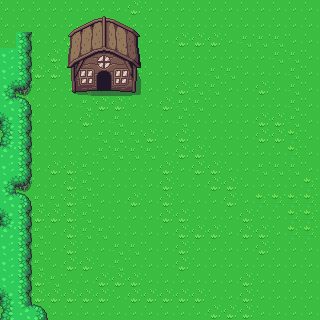

This is a level from a 2D game, rendered from its Tiled map with the project's own tilesets. A one-line summary and the complete map file follow:
An orthogonal 20x20 tile map with 16x16 px tiles, 3 tile layers (Fondo, Arbustos, Casa).

<map version="1.0" tiledversion="1.1.5" orientation="orthogonal" renderorder="right-down" width="20" height="20" tilewidth="16" tileheight="16" infinite="0" nextobjectid="1">
 <tileset firstgid="1" source="tileset-mapa.tsx" />
 <layer name="Fondo" width="20" height="20">
  <data encoding="csv">
406,406,406,406,406,406,406,406,366,406,406,406,406,406,406,406,406,406,406,406,
406,406,406,406,406,406,366,406,406,406,406,406,406,406,406,406,406,406,406,406,
406,406,406,406,366,366,366,406,406,406,406,366,366,366,406,1,1,1,406,406,
406,406,406,366,406,406,406,406,406,406,406,406,406,406,406,406,406,1,1,406,
406,366,366,366,406,406,406,406,366,406,406,406,406,1,1,406,406,406,1,406,
406,366,406,406,406,1,406,406,406,406,406,366,1,1,406,406,366,406,1,406,
406,366,406,406,406,1,366,366,406,406,366,1,1,406,406,406,406,406,1,406,
406,406,406,406,406,366,406,1,406,406,406,1,406,406,406,406,366,366,1,406,
406,366,406,406,406,406,1,1,1,366,406,366,406,406,406,406,366,366,368,406,
406,366,406,406,406,406,1,1,1,1,406,366,366,406,406,406,406,406,368,406,
406,366,406,366,366,1,406,406,406,406,366,406,366,366,406,406,1,1,1,406,
406,406,406,406,366,1,406,406,406,406,366,406,406,366,366,406,406,406,406,368,
406,406,1,1,366,1,406,406,366,406,366,406,406,406,366,406,368,368,368,368,
406,366,366,366,366,1,406,406,406,406,366,366,406,406,406,366,406,406,368,368,
406,366,1,406,366,1,1,406,406,406,406,366,366,366,406,366,366,406,368,368,
406,366,1,406,366,406,406,1,1,406,406,366,406,406,406,406,366,406,406,406,
406,366,1,406,366,366,406,1,406,406,406,366,406,406,406,406,406,406,406,406,
406,406,366,1,406,406,366,366,366,406,406,406,406,406,406,366,406,406,406,406,
406,406,366,366,366,366,366,406,366,366,366,366,366,406,406,366,406,406,406,406,
406,406,406,406,406,406,406,406,406,406,406,406,406,366,366,366,406,406,406,406
</data>
 </layer>
 <layer name="Arbustos" width="20" height="20">
  <data encoding="csv">
0,0,0,0,0,0,0,0,0,0,0,0,0,0,0,0,0,0,0,0,
0,0,0,0,0,0,0,0,0,0,0,0,0,0,0,0,0,0,0,0,
0,728,0,0,0,0,0,0,0,0,0,0,0,0,0,0,0,0,0,0,
643,728,0,0,0,0,0,0,0,0,0,0,0,0,0,0,0,0,0,0,
643,728,0,0,0,0,0,0,0,0,0,0,0,0,0,0,0,0,0,0,
765,687,0,0,0,0,0,0,0,0,0,0,0,0,0,0,0,0,0,0,
645,647,0,0,0,0,0,0,0,0,0,0,0,0,0,0,0,0,0,0,
764,728,0,0,0,0,0,0,0,0,0,0,0,0,0,0,0,0,0,0,
727,728,0,0,0,0,0,0,0,0,0,0,0,0,0,0,0,0,0,0,
644,728,0,0,0,0,0,0,0,0,0,0,0,0,0,0,0,0,0,0,
643,728,0,0,0,0,0,0,0,0,0,0,0,0,0,0,0,0,0,0,
765,687,0,0,0,0,0,0,0,0,0,0,0,0,0,0,0,0,0,0,
645,647,0,0,0,0,0,0,0,0,0,0,0,0,0,0,0,0,0,0,
764,728,0,0,0,0,0,0,0,0,0,0,0,0,0,0,0,0,0,0,
644,728,0,0,0,0,0,0,0,0,0,0,0,0,0,0,0,0,0,0,
643,728,0,0,0,0,0,0,0,0,0,0,0,0,0,0,0,0,0,0,
643,728,0,0,0,0,0,0,0,0,0,0,0,0,0,0,0,0,0,0,
643,728,0,0,0,0,0,0,0,0,0,0,0,0,0,0,0,0,0,0,
764,728,0,0,0,0,0,0,0,0,0,0,0,0,0,0,0,0,0,0,
727,645,647,0,0,0,0,0,0,0,0,0,0,0,0,0,0,0,0,0
</data>
 </layer>
 <layer name="Casa" width="20" height="20">
  <data encoding="csv">
0,0,0,0,0,0,0,0,0,0,0,0,0,0,0,0,0,0,0,0,
0,0,0,0,7,8,9,10,11,0,0,0,0,0,0,0,0,0,0,0,
0,0,0,0,47,48,49,50,51,0,0,0,0,0,0,0,0,0,0,0,
0,0,0,0,87,88,89,90,91,0,0,0,0,0,0,0,0,0,0,0,
0,0,0,0,127,128,129,130,131,0,0,0,0,0,0,0,0,0,0,0,
0,0,0,0,167,168,169,170,171,0,0,0,0,0,0,0,0,0,0,0,
0,0,0,0,0,0,0,0,0,0,0,0,0,0,0,0,0,0,0,0,
0,0,0,0,0,0,0,0,0,0,0,0,0,0,0,0,0,0,0,0,
0,0,0,0,0,0,0,0,0,0,0,0,0,0,0,0,0,0,0,0,
0,0,0,0,0,0,0,0,0,0,0,0,0,0,0,0,0,0,0,0,
0,0,0,0,0,0,0,0,0,0,0,0,0,0,0,0,0,0,0,0,
0,0,0,0,0,0,0,0,0,0,0,0,0,0,0,0,0,0,0,0,
0,0,0,0,0,0,0,0,0,0,0,0,0,0,0,0,0,0,0,0,
0,0,0,0,0,0,0,0,0,0,0,0,0,0,0,0,0,0,0,0,
0,0,0,0,0,0,0,0,0,0,0,0,0,0,0,0,0,0,0,0,
0,0,0,0,0,0,0,0,0,0,0,0,0,0,0,0,0,0,0,0,
0,0,0,0,0,0,0,0,0,0,0,0,0,0,0,0,0,0,0,0,
0,0,0,0,0,0,0,0,0,0,0,0,0,0,0,0,0,0,0,0,
0,0,0,0,0,0,0,0,0,0,0,0,0,0,0,0,0,0,0,0,
0,0,0,0,0,0,0,0,0,0,0,0,0,0,0,0,0,0,0,0
</data>
 </layer>
</map>
